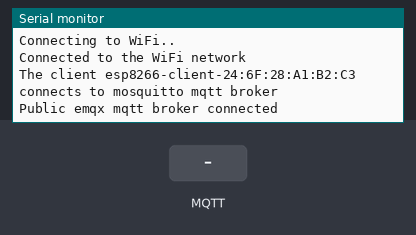
A sketch run on a simulated ESP8266 (NodeMCU). On the bench: the last lines printed to the serial monitor. The inputs (shaded band) are chosen by the test bench. WiFi joins after 1.5 s; servers stay silent unless stated; no MQTT or app messages arrive unless stated.

Above: at 2.7 s.
2.8 s: MQTT message "1" arrives on the first subscribed topic
At 3.2 s:
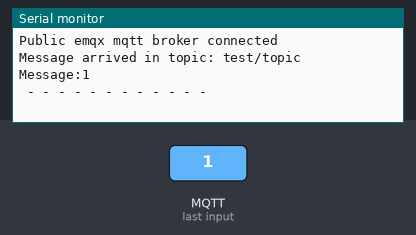
4.3 s: MQTT message "on" arrives on the first subscribed topic
At 5.5 s:
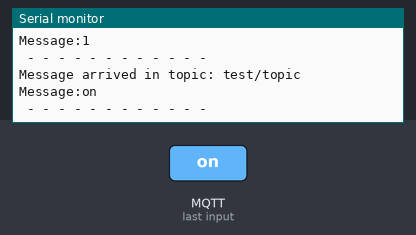
5.8 s: MQTT message "off" arrives on the first subscribed topic
At 6.6 s:
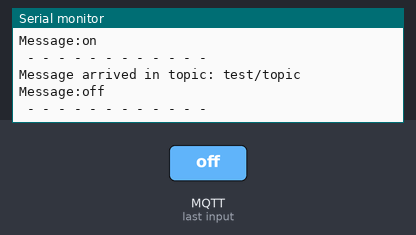

The sketch:

mosquitto_mqtt_broker_and_esp8266_communication.ino
```cpp
#include <ESP8266WiFi.h>
#include <PubSubClient.h>

// WiFi
//const char *ssid = "WorkNet";
//const char *password = "itsagoodquestion";

const char *ssid = "NETGEAR32"; // Enter your WiFi name
const char *password = "sweetocean572";  // Enter WiFi password

// MQTT Broker
//const char *mqtt_broker = "192.168.2.117"; // Enter your WiFi or Ethernet IP (ip address of my mac)

const char *mqtt_broker = "10.0.0.16";

const char *topic = "test/topic";
const int mqtt_port = 1883;

WiFiClient espClient;
PubSubClient client(espClient);

void setup() {
  // Set software serial baud to 115200;
  Serial.begin(115200);

  // connecting to a WiFi network
  WiFi.begin(ssid, password);
  while (WiFi.status() != WL_CONNECTED) {
    delay(500);
    Serial.println("Connecting to WiFi..");
  }

  Serial.println("Connected to the WiFi network");

  //connecting to a mqtt broker
  client.setServer(mqtt_broker, mqtt_port);
  client.setCallback(callback);

  while (!client.connected()) {
    String client_id = "esp8266-client-";
    client_id += String(WiFi.macAddress());

    Serial.printf("The client %s connects to mosquitto mqtt broker\n", client_id.c_str());

    if (client.connect(client_id.c_str())) {
      Serial.println("Public emqx mqtt broker connected");
    } else {
      Serial.print("failed with state ");
      Serial.print(client.state());
      Serial.println("");
      delay(2000);
    }
  }

  // publish and subscribe
  client.publish(topic, "Hello From ESP8266!");
  client.subscribe(topic);
}

void callback(char *topic, byte *payload, unsigned int length) {
  Serial.print("Message arrived in topic: ");
  Serial.println(topic);
  Serial.print("Message:");

  for (int i = 0; i < length; i++) {
    Serial.print((char) payload[i]);
  }

  Serial.println();
  Serial.println(" - - - - - - - - - - - -");
}

void loop() {
  client.loop();
}
```

Measured:
- after the input at 2.8 s, the serial monitor: prints a new line at once (image 1)
- after the input at 4.3 s, the serial monitor: prints a new line at once (image 2)
- after the input at 5.8 s, the serial monitor: prints a new line at once (image 3)
